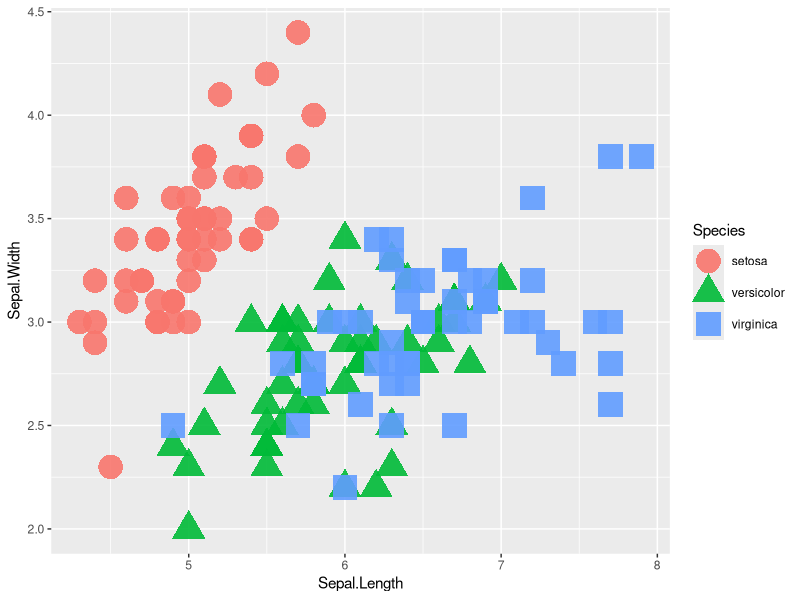

R code for this plot:
library(tidyverse)


head(iris) # git addition

View(iris)

ggplot(iris, aes(x=Sepal.Length, y=Sepal.Width)) +
  geom_point(aes(color=Species, shape=Species), size=8, alpha=0.9)

# branches
